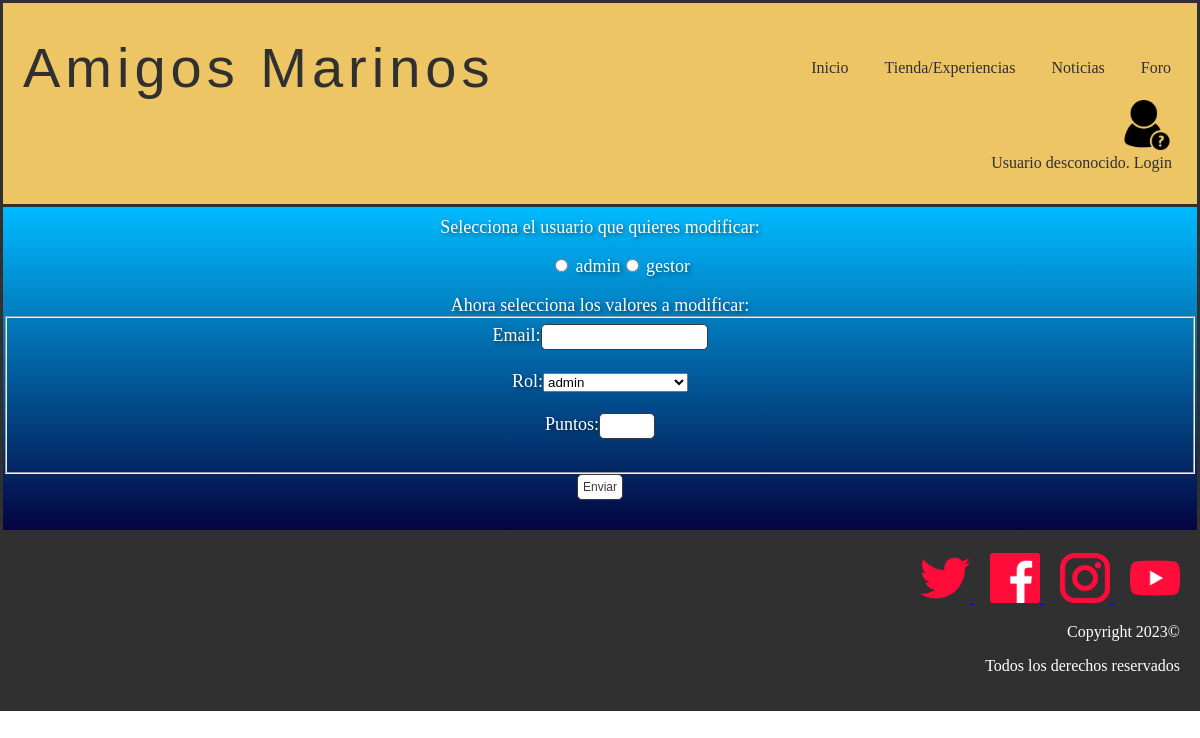
The page /modificarUsuario.php on the database as committed earlier.
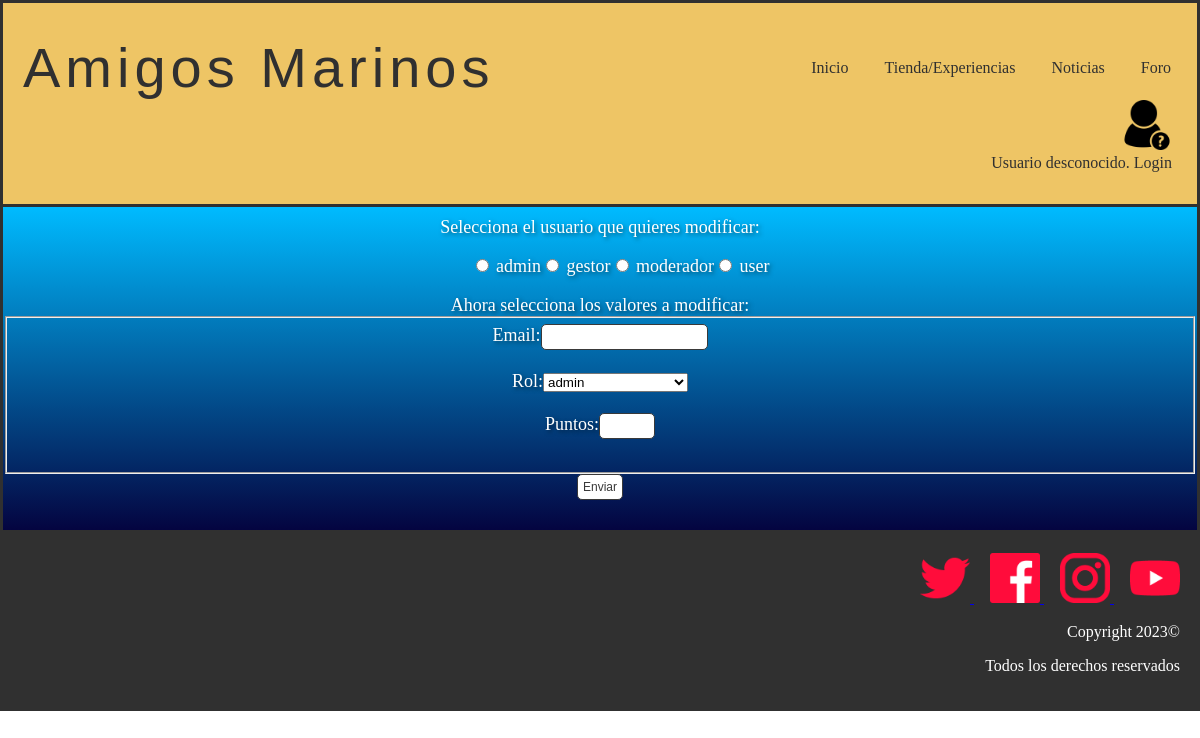
The same page on the database as committed later.
### tables this page shows
CREATE TABLE IF NOT EXISTS `usuario` (
  `username` varchar(20) NOT NULL,
  `password` varchar(70) NOT NULL,
  `email` varchar(50) NOT NULL,
  `rol` int(11) NOT NULL,
  `puntos` int(11) NOT NULL,
  PRIMARY KEY (`username`),
  KEY `rol` (`rol`)
);

### includes/Usuario.php (called while the page is built, shortened)
<?php
class Usuario{
    public static function cargarUsuarios(){
        $usuarios = [];
        $conn = Aplicacion::getInstance()->getConexionBd();
        $query = "SELECT * FROM usuario";
        $resultado = mysqli_query($conn, $query);
        if(mysqli_num_rows($resultado) > 0){
            $i = 0;
            while($fila = $resultado->fetch_assoc()){
                $usuarios[$i] = new Usuario($fila["username"], $fila["password"], $fila["email"], $fila["rol"], $fila["puntos"]);
                $i++;
            }
            return $usuarios;
        }
        else{
            return false;
        }
    }
    private $username;
    private $email;
    private $puntos;
    private function __construct($username, $password, $email, $rol,$puntos)
    {
        $this->username = $username;
        $this->email = $email;
        $this->puntos = $puntos;
    }
    public function getNombreUsuario()
    {
        return $this->username;
    }
    public function getEmail()
    {
        return $this->email;
    }
    public function getPuntos()
    {
        return $this->puntos;
    }
}
?>

### includes/rol.php (called while the page is built, shortened)
<?php
class rol{
    private $nombre;
    private function __construct($numero,$nombre){
        $this->nombre = $nombre;
    }
    public static function getAllRols(){
        $rols=[];
        $conn = Aplicacion::getInstance()->getConexionBd();
        $query = sprintf("SELECT * FROM rol");
        $rs = $conn->query($query);
        if(mysqli_num_rows($rs) > 0){
            $i = 0;
            while($fila = $rs->fetch_assoc()){
                $rols[$i] = new rol($fila['numero'], $fila['nombre']);
                $i++;
            }
            return $rols;
        }
       return false;
    }
    public function getNombre(){
        return $this->nombre;
    }
}
?>

### modificarUsuario.php (the view, shortened to what this page needs)
<?php
    require_once __DIR__.'/includes/Usuario.php';
    require_once __DIR__.'/includes/rol.php';
?>
<!DOCTYPE html>
<html>
    <head>
        <link href= "./css/style.css?id=1" rel="stylesheet" type="text/css">
    </head>
    <body>
            <?php
                require ('./includes/comun/cabecera.php');
            ?>
            <main>
            <div class="container">
                <div class="usu">
                        <?php
                            $usuarios = Usuario::cargarUsuarios();
                            foreach($usuarios as $u){
                                $nombreaux = $u->getNombreUsuario();
                            }
                            if(empty($usuarios)||$_SESSION["nombre"]==$nombreaux){
                                echo '<h2>No hay usuarios en la Base de Datos</h2>';
                            }
                            else{
                                echo '<form action="validarEdicion.php?es=usuario" method="post">';
                                echo '<label>Selecciona el usuario que quieres modificar:</label>';
                                echo '<ul class="modificarUsuarios">';
                                foreach($usuarios as $u){
                                    $nombre = $u->getNombreUsuario();
                                    $email=$u->getEmail();
                                    $puntos=$u->getPuntos();
                                    if($_SESSION["nombre"]!=$nombre){
                                        echo "<li><input type='radio' name='usuario' value='". $nombre ."' data-email='". $email ."' data-puntos='". $puntos ."' > ". $nombre ."</li>";
                                    }
                                }
                            echo '</ul>';
                            echo '<label>Ahora selecciona los valores a modificar: </label>';
                            echo '<fieldset>';
                            echo '<label for="email">Email:</label>';
                            echo '<input type="text" name="email" id="email"><br><br>';
                            echo '<label for="rol">Rol:</label>';
                            echo '<select name ="rol" id="rol">';
                            $rols=rol::getAllRols();
                            foreach($rols as $rol){
                                echo '<option value="'.$rol->getNombre().'">'.$rol->getNombre().'</option>';
                            }
                            echo'</select> <br><br>';
                            echo '<label for="puntos">Puntos:</label>';
                            echo '<input type="number" name="puntos" id="puntos" min="0" max="99"><br><br>';
                            echo '</fieldset>';
                            echo '<input type="submit" value="Enviar">';
                            echo '</form>';
                            }
                        ?>
                </div>
            </div>
        <?php
            require('./includes/comun/pie.php');
        ?>
        </main>
    </body>
</html>

Rows that differ between the two databases and show on the page:
added usuario: username "moderador"
added usuario: username "user"
